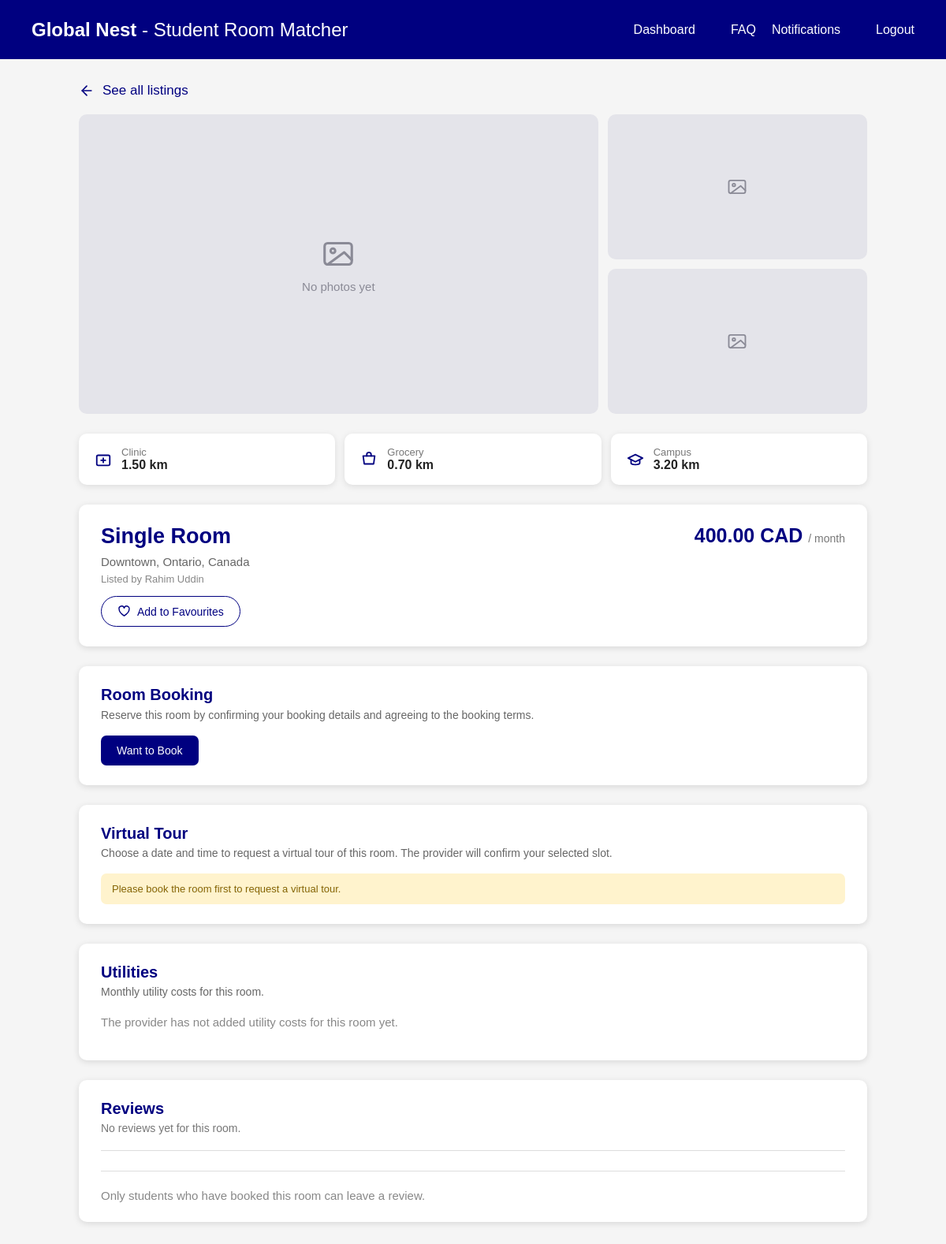
/room.php?id=10 (signed in), run on an earlier commit of the app's database.
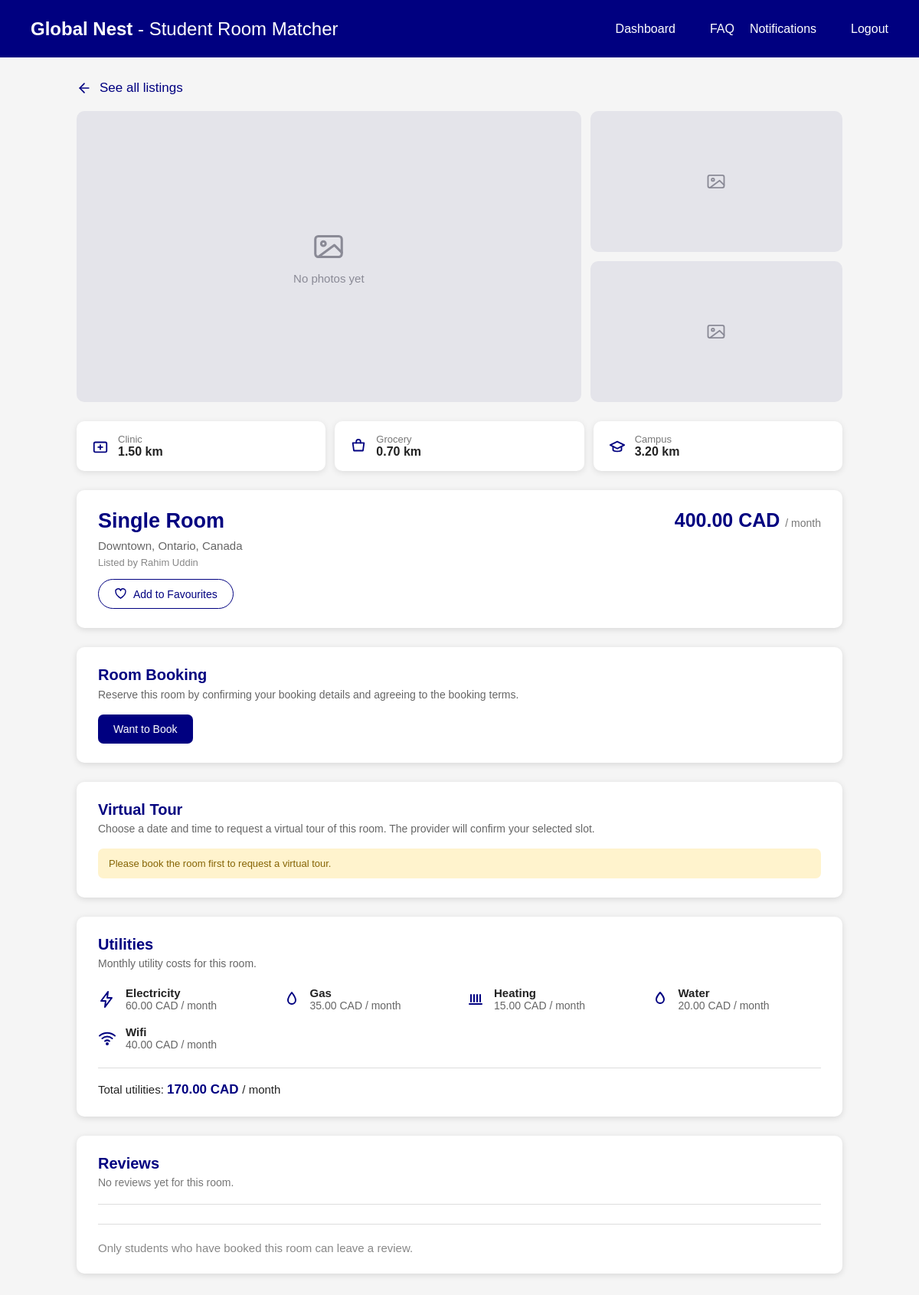
And on a later commit of the database.
### tables this page shows
CREATE TABLE `listings` (
  `ListingID` int(11) NOT NULL,
  `Price` decimal(10,2) NOT NULL,
  `Currency` varchar(10) NOT NULL,
  `RoomType` varchar(50) DEFAULT NULL,
  `Country` varchar(50) DEFAULT NULL,
  `State` varchar(50) DEFAULT NULL,
  `Neighbourhood` varchar(100) DEFAULT NULL,
  `Clinic` decimal(5,2) DEFAULT NULL,
  `Grocery` decimal(5,2) DEFAULT NULL,
  `Campus` decimal(5,2) DEFAULT NULL,
  `Legal_doc` varchar(255) DEFAULT NULL,
  `Admin_ID` int(11) DEFAULT NULL,
  `Provider_ID` int(11) NOT NULL,
  `Verification_Status` varchar(20) NOT NULL DEFAULT 'Pending'
);

CREATE TABLE `room_provider` (
  `Provider_ID` int(11) NOT NULL,
  `Username` varchar(50) NOT NULL,
  `First_name` varchar(50) NOT NULL,
  `Last_name` varchar(50) DEFAULT NULL,
  `Email` varchar(100) NOT NULL,
  `Password` varchar(255) NOT NULL,
  `is_Verified` tinyint(1) NOT NULL DEFAULT 0,
  `Phone` varchar(20) DEFAULT NULL
);

CREATE TABLE `listing_utility` (
  `ListingID` int(11) NOT NULL,
  `UtilityName` varchar(50) NOT NULL,
  `Amount` decimal(10,2) NOT NULL
);

### room.php (the view, shortened to what the rows shown need)
<?php
include "DBconnect.php";
$listing_id = "";
if (isset($_GET["id"])) {
    $listing_id = $_GET["id"];
}
$safe_id = mysqli_real_escape_string($conn, $listing_id);
$sql = "SELECT
            Listings.*,
            Room_Provider.First_name,
            Room_Provider.Last_name
        FROM Listings
        JOIN Room_Provider
        ON Listings.Provider_ID = Room_Provider.Provider_ID
        WHERE Listings.ListingID = '$safe_id'
        AND Listings.Verification_Status = 'Approved'";
$result = mysqli_query($conn, $sql);
$room = mysqli_fetch_assoc($result);
$is_favourite = 0;
$utility_sql = "SELECT * FROM Listing_Utility
                WHERE ListingID = '$safe_id'
                ORDER BY UtilityName ASC";
$utility_result = mysqli_query($conn, $utility_sql);
$utility_count = mysqli_num_rows($utility_result);
?>
<!DOCTYPE html>
<html>
<head>
</head>
<body>
<div class="container">
    <div class="distance-row">
        <div class="distance-item">
            <div>
                <div class="distance-label">Clinic</div>
                <div class="distance-value">
                    <?php echo $room["Clinic"]; ?> km
                </div>
            </div>
        </div>
        <div class="distance-item">
            <div>
                <div class="distance-label">Grocery</div>
                <div class="distance-value">
                    <?php echo $room["Grocery"]; ?> km
                </div>
            </div>
        </div>
        <div class="distance-item">
            <div>
                <div class="distance-label">Campus</div>
                <div class="distance-value">
                    <?php echo $room["Campus"]; ?> km
                </div>
            </div>
        </div>
    </div>
    <div class="info-card">
        <div class="info-left">
            <h1>
                <?php echo htmlspecialchars($room["RoomType"]); ?>
            </h1>
            <div class="info-location">
                <?php echo htmlspecialchars($room["Neighbourhood"]); ?>,
                <?php echo htmlspecialchars($room["State"]); ?>,
                <?php echo htmlspecialchars($room["Country"]); ?>
            </div>
            <div class="info-provider">
                Listed by
                <?php
                echo htmlspecialchars(
                    $room["First_name"] . " " .
                    $room["Last_name"]
                );
                ?>
            </div>
            <?php if ($is_favourite == 1) { ?>
                <a class="fav-button saved"
                   href="room.php?id=<?php echo $safe_id; ?>&fav=remove">
                    <svg viewBox="0 0 24 24" fill="currentColor"
                         stroke="currentColor" stroke-width="2"
                         stroke-linecap="round" stroke-linejoin="round">
                        <path d="M12 20 C12 20 3 14 3 8.5 A4.5 4.5 0 0 1 12 6
                                 A4.5 4.5 0 0 1 21 8.5 C21 14 12 20 12 20 Z"/>
                    </svg>
                    Saved
                </a>
            <?php } else { ?>
                <a class="fav-button"
                   href="room.php?id=<?php echo $safe_id; ?>&fav=add">
                    <svg viewBox="0 0 24 24" fill="none"
                         stroke="currentColor" stroke-width="2"
                         stroke-linecap="round" stroke-linejoin="round">
                        <path d="M12 20 C12 20 3 14 3 8.5 A4.5 4.5 0 0 1 12 6
                                 A4.5 4.5 0 0 1 21 8.5 C21 14 12 20 12 20 Z"/>
                    </svg>
                    Add to Favourites
                </a>
            <?php } ?>
        </div>
        <div class="info-right">
            <div class="info-price">
                <?php echo number_format($room["Price"], 2); ?>
                <?php echo htmlspecialchars($room["Currency"]); ?>
                <span>/ month</span>
            </div>
        </div>
    </div>
    <div class="action-card">
        <h2>Room Booking</h2>
    </div>
    <div class="tour-card">
        <h2>Virtual Tour</h2>
    </div>
    <div class="utility-card">
        <h2>Utilities</h2>
        <?php if ($utility_count > 0) { ?>
            <div class="utility-grid">
                <?php
                $total = 0;
                while ($utility = mysqli_fetch_assoc($utility_result)) {
                    $name = $utility["UtilityName"];
                    $total = $total + $utility["Amount"];
                ?>
                <div class="utility-item">
                    <?php if ($name == "Electricity") { ?>
                        <svg viewBox="0 0 24 24" fill="none" stroke="currentColor"
                             stroke-width="2" stroke-linecap="round"
                             stroke-linejoin="round">
                            <path d="M13 2 L4 14 h6 l-1 8 l9 -12 h-6 z"/>
                        </svg>
                    <?php } else if ($name == "Wifi") { ?>
                        <svg viewBox="0 0 24 24" fill="none" stroke="currentColor"
                             stroke-width="2" stroke-linecap="round"
                             stroke-linejoin="round">
                            <path d="M2 8.5 a15 15 0 0 1 20 0"/>
                            <path d="M5.5 12 a10 10 0 0 1 13 0"/>
                            <path d="M9 15.5 a5 5 0 0 1 6 0"/>
                            <circle cx="12" cy="19" r="1"/>
                        </svg>
                    <?php } else if ($name == "Gas") { ?>
                        <svg viewBox="0 0 24 24" fill="none" stroke="currentColor"
                             stroke-width="2" stroke-linecap="round"
                             stroke-linejoin="round">
                            <path d="M12 3 c4 5 5 7 5 10 a5 5 0 0 1 -10 0
                                     c0 -3 1 -5 5 -10 z"/>
                        </svg>
                    <?php } else if ($name == "Heating") { ?>
                        <svg viewBox="0 0 24 24" fill="none" stroke="currentColor"
                             stroke-width="2" stroke-linecap="round"
                             stroke-linejoin="round">
                            <path d="M6 6 v9"/>
                            <path d="M10 6 v9"/>
                            <path d="M14 6 v9"/>
                            <path d="M18 6 v9"/>
                            <path d="M4 18 h16"/>
                        </svg>
                    <?php } else { ?>
                        <svg viewBox="0 0 24 24" fill="none" stroke="currentColor"
                             stroke-width="2" stroke-linecap="round"
                             stroke-linejoin="round">
                            <path d="M12 3 s5 5.5 5 9 a5 5 0 0 1 -10 0
                                     c0 -3.5 5 -9 5 -9 z"/>
                        </svg>
                    <?php } ?>
                    <div>
                        <div class="utility-name">
                            <?php echo htmlspecialchars($name); ?>
                        </div>
                        <div class="utility-amount">
                            <?php echo number_format($utility["Amount"], 2); ?>
                            <?php echo htmlspecialchars($room["Currency"]); ?>
                            / month
                        </div>
                    </div>
                </div>
                <?php } ?>
            </div>
            <div class="utility-total">
                Total utilities:
                <strong>
                    <?php echo number_format($total, 2); ?>
                    <?php echo htmlspecialchars($room["Currency"]); ?>
                </strong>
                / month
            </div>
        <?php } else { ?>
            <p class="utility-empty">
                The provider has not added utility costs for this room yet.
            </p>
        <?php } ?>
    </div>
    <?php include "listing_review_box.php"; ?>
</div>
</body>
</html>

What changed in the data, as far as the page shows it:
shown differently, row unchanged: listings "Single Room": Currency (not shown) → "CAD"
added listing_utility: UtilityName "Electricity", Amount "60.00", ListingID.Currency "CAD"
added listing_utility: UtilityName "Gas", Amount "35.00", ListingID.Currency "CAD"
added listing_utility: UtilityName "Heating", Amount "15.00", ListingID.Currency "CAD"
added listing_utility: UtilityName "Water", Amount "20.00", ListingID.Currency "CAD"
added listing_utility: UtilityName "Wifi", Amount "40.00", ListingID.Currency "CAD"
Also different on the page:
$total: (not shown) → "170.00"
text no longer shown: "The provider has not added utility costs for this room yet."
text now shown: "Total utilities: / month"
